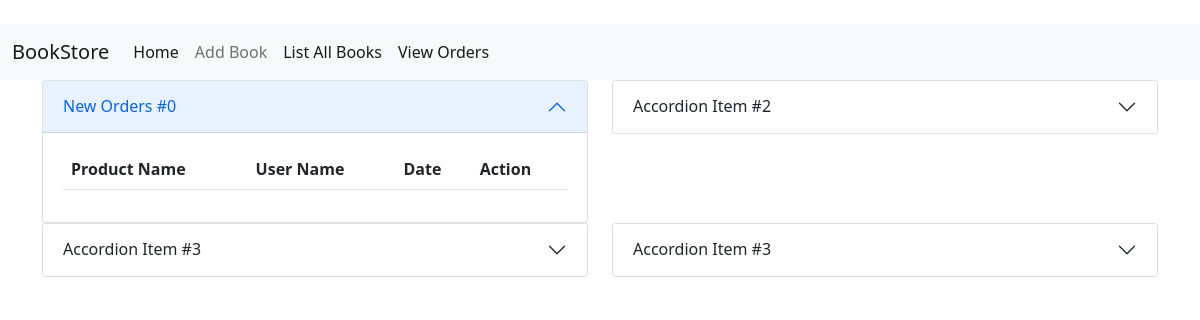
Page /owner/dashboard on the earlier database version.
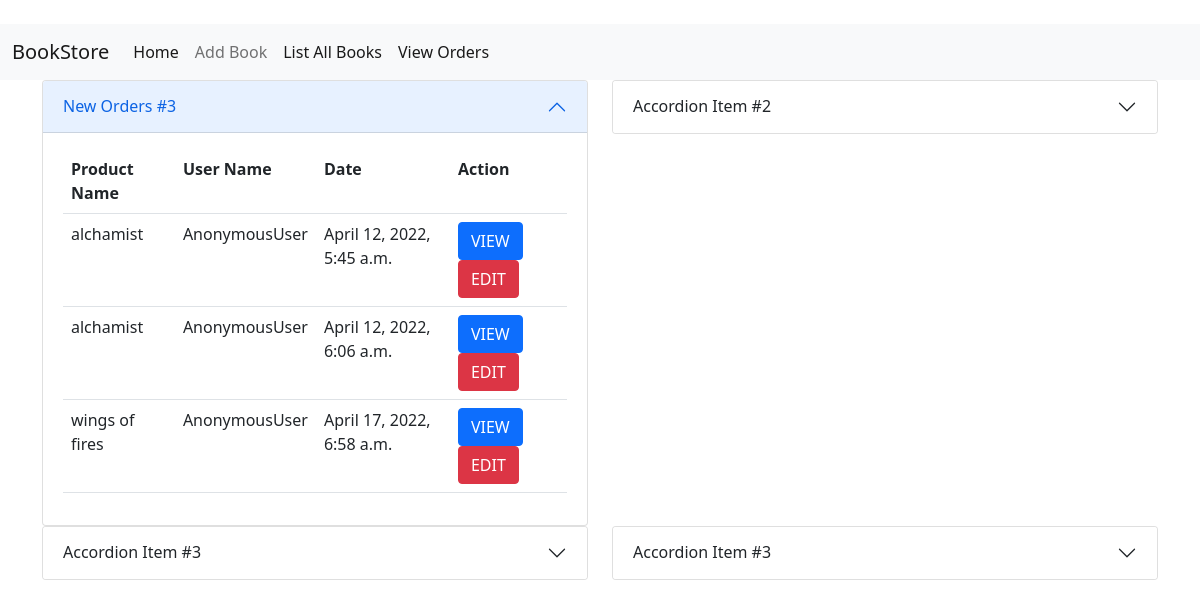
Same page on the later database version.
### customer/models.py (models this page shows)
class Orders(models.Model):
    product=models.ForeignKey(Books,on_delete=models.CASCADE)
    user=models.ForeignKey(User,on_delete=models.CASCADE)
    address=models.CharField(max_length=123)
    date=models.DateTimeField(auto_now_add=True,null=True)
    edate=datetime.today()+timedelta(days=5)
    expected_delivary_date=models.DateTimeField(default=edate,null=True)
    options=(
        ("orderplaced","orderplaced"),
        ("dispatched","dispatched"),
        ("in_transit","in_transit"),
        ("delivered","delivered"),
        ("order_cancelled","order_cancelled")
    )
    status=models.CharField(max_length=20,choices=options,default="orderplaced")

### bookadd/models.py (models this page shows, shortened)
class Books(models.Model):
    book_name=models.CharField(max_length=120,unique=True)
    author=models.CharField(max_length=120)
    amount=models.PositiveBigIntegerField()
    copies=models.PositiveBigIntegerField()
    image=models.ImageField(upload_to="images",null=True)

### bookadd/views.py (the view)
# urls.py: path("owner/dashboard",views.DashBoardView.as_view(),name="dashboard"),
class DashBoardView(TemplateView):
    template_name = "dashboard.html"
    def get(self,request,*args,**kwargs):
        new_orders=Orders.objects.filter(status="orderplaced")
        return render(request,self.template_name,{"new_orders":new_orders})

### bookadd/templates/dashboard.html (shortened to what this page needs)
{%extends 'base.html'%}
{%block body_block%}
<div class="row">
    <div class="col-6">
        <div class="accordion-item">
            <h2 class="accordion-header" id="headingOne">
                <button class="accordion-button" type="button" data-bs-toggle="collapse" data-bs-target="#collapseOne"
                        aria-expanded="true" aria-controls="collapseOne">
                    New Orders #{{new_orders|length}}
                </button>
            </h2>
            <div id="collapseOne" class="accordion-collapse collapse show" aria-labelledby="headingOne"
                 data-bs-parent="#accordionExample">
                <div class="accordion-body">
                    <table class="table">
                        <tr>
                            <th>Product Name</th>
                            <th>User Name</th>
                            <th>Date</th>
                            <th>Action</th>
                        </tr>
                        {%for order in new_orders%}
                        <tr>
                            <td>{{order.product.book_name}}</td>
                            <td>{{request.user}}</td>
                            <td>{{order.date}}</td>
                            <td>
                                <a href="{%url 'orderdetail' order.id%}"class="btn btn-primary">VIEW</a>
                                <a href="{%url 'updateorder' order.id%}" class="btn btn-danger">EDIT</a>
                            </td>
                        </tr>
                        {%endfor%}
                    </table>
                </div>
            </div>
        </div>
    </div>
    <div class="col-6">
        <div class="accordion-item">
            <h2 class="accordion-header" id="headingTwo">
                <button class="accordion-button collapsed" type="button" data-bs-toggle="collapse"
                        data-bs-target="#collapseTwo" aria-expanded="false" aria-controls="collapseTwo">
                    Accordion Item #2
                </button>
            </h2>
        </div>
    </div>
</div>
<div class="row">
    <div class="col-6">
        <div class="accordion-item">
            <h2 class="accordion-header" id="headingThree">
                <button class="accordion-button collapsed" type="button" data-bs-toggle="collapse"
                        data-bs-target="#collapseThree" aria-expanded="false" aria-controls="collapseThree">
                    Accordion Item #3
                </button>
            </h2>
        </div>
    </div>
    <div class="col-6">
        <div class="accordion-item">
            <h2 class="accordion-header" id="headingFour">
                <button class="accordion-button collapsed" type="button" data-bs-toggle="collapse"
                        data-bs-target="#collapseFour" aria-expanded="false" aria-controls="collapseFour">
                    Accordion Item #3
                </button>
            </h2>
        </div>
    </div>
</div>
{%endblock%}

Differences in the rows shown:
added Orders: product.book_name "alchamist", user "AnonymousUser", date "April 12, 2022, 5:45 a.m."
added Orders: product.book_name "alchamist", user "AnonymousUser", date "April 12, 2022, 6:06 a.m."
added Orders: product.book_name "wings of fires", user "AnonymousUser", date "April 17, 2022, 6:58 a.m."
Other differences:
{{ new_orders|length }}: "0" → "3"
